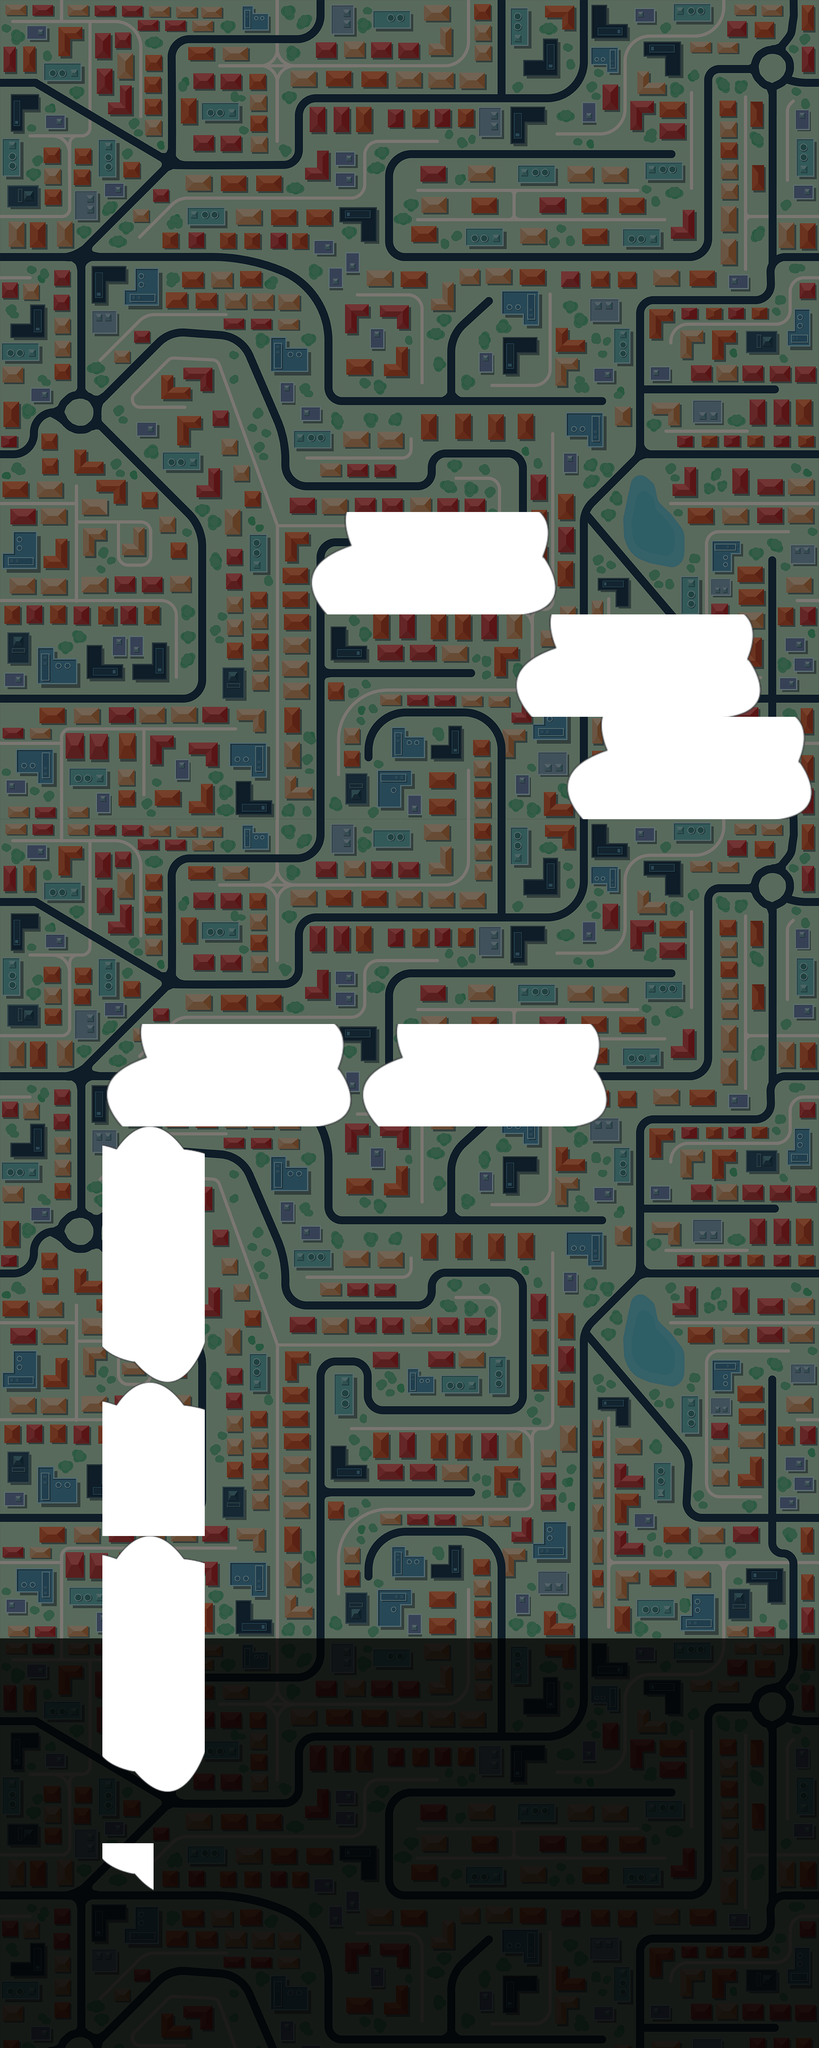

The image is a tile-based game level rendered from a .tmx file. Its description and complete source (layers, tilesets, objects, tile grids) follow:
An orthogonal 16x40 tile map with 128x128 px tiles, 2 tile layers (boundaries, clouds), 8 tilesets, 6 image layers and 5 objects (delivery point 00, drone, hunter, spawn point, airplane 0).

<map version="1.2" tiledversion="1.3.1" orientation="orthogonal" renderorder="right-up" compressionlevel="0" width="16" height="40" tilewidth="128" tileheight="128" infinite="0" nextlayerid="22" nextobjectid="118">
 <tileset firstgid="1" name="DeliveryPointTileset" tilewidth="512" tileheight="512" tilecount="1" columns="1">
  <image source="data/Delivery Point.png" width="512" height="512" />
 </tileset>
 <tileset firstgid="2" name="Airplane" tilewidth="512" tileheight="512" tilecount="1" columns="1">
  <image source="data/Airplane6.png" width="512" height="512" />
 </tileset>
 <tileset firstgid="3" name="Drone" tilewidth="335" tileheight="335" tilecount="1" columns="1">
  <image source="data/Drone - Tiled.png" width="335" height="335" />
 </tileset>
 <tileset firstgid="4" name="Hunter" tilewidth="400" tileheight="400" tilecount="1" columns="1">
  <image source="data/Female Hunter - Tiled.png" width="400" height="400" />
 </tileset>
 <tileset firstgid="5" name="Clouds Borders" tilewidth="128" tileheight="128" tilecount="64" columns="8">
  <image source="data/Clouds Border Tileset.png" width="1024" height="1024" />
 </tileset>
 <tileset firstgid="69" name="Symbols - not in game" tilewidth="128" tileheight="128" spacing="1" tilecount="1" columns="1">
  <image source="data/Symbols for Tiled.png" width="256" height="256" />
 </tileset>
 <tileset firstgid="70" name="Clouds Tileset" tilewidth="128" tileheight="128" tilecount="256" columns="16">
  <image source="data/Clouds - Spritesheet.png" width="2048" height="2048" />
 </tileset>
 <tileset firstgid="326" name="Tornado" tilewidth="300" tileheight="300" tilecount="1" columns="1">
  <image source="data/Tornado - Tiled.png" width="300" height="300" />
 </tileset>
 <imagelayer id="2" name="background image 0" opacity="0.49">
  <image source="data/map tile 2048x2048.png" width="2048" height="2048" />
 </imagelayer>
 <imagelayer id="17" name="background image 1" opacity="0.49" offsetx="2048" offsety="0">
  <image source="data/map tile 2048x2048.png" width="2048" height="2048" />
 </imagelayer>
 <imagelayer id="18" name="background image 2" opacity="0.49" offsetx="0" offsety="2048">
  <image source="data/map tile 2048x2048.png" width="2048" height="2048" />
 </imagelayer>
 <imagelayer id="19" name="background image 3" opacity="0.49" offsetx="2048" offsety="2048">
  <image source="data/map tile 2048x2048.png" width="2048" height="2048" />
 </imagelayer>
 <imagelayer id="20" name="background image 4" opacity="0.49" offsetx="0" offsety="4096">
  <image source="data/map tile 2048x2048.png" width="2048" height="2048" />
 </imagelayer>
 <imagelayer id="21" name="background image 5" opacity="0.49" offsetx="2048" offsety="4096">
  <image source="data/map tile 2048x2048.png" width="2048" height="2048" />
 </imagelayer>
 <objectgroup id="3" name="Object Layer 1">
  <object id="6" name="delivery point 00" gid="1" x="1360.12" y="648" width="512" height="512">
   <properties>
    <property name="timer" type="int" value="60" />
   </properties>
  </object>
  <object id="101" name="drone" gid="3" x="-1155.72" y="2762.35" width="335" height="335" />
  <object id="105" name="hunter" gid="4" x="550.182" y="862.425" width="400" height="400" />
  <object id="110" name="spawn point" gid="69" x="1818.66" y="829.34" width="128" height="128" rotation="-90">
   <properties>
    <property name="speed" type="float" value="200" />
   </properties>
  </object>
  <object id="111" name="airplane 0" gid="2" x="-748.06" y="1939.57" width="665.333" height="665.333" rotation="32.0003">
   <properties>
    <property name="life_time" type="float" value="17" />
    <property name="spawn_frequency_time" type="float" value="12" />
    <property name="speed" type="float" value="200" />
   </properties>
  </object>
 </objectgroup>
 <layer id="12" name="boundaries" width="16" height="40">
  <data encoding="csv">
0,0,0,0,0,0,0,0,0,0,0,0,0,0,0,0,
0,0,0,0,0,0,0,0,0,0,0,0,0,0,0,0,
0,0,0,0,0,0,0,0,0,0,0,0,0,0,0,0,
0,0,0,0,0,0,0,0,0,0,0,0,0,0,0,0,
0,0,0,0,0,0,0,0,0,0,0,0,0,0,0,0,
0,0,0,0,0,0,0,0,0,0,0,0,0,0,0,0,
0,0,0,0,0,0,0,0,0,0,0,0,0,0,0,0,
0,0,0,0,0,0,0,0,0,0,0,0,0,0,0,0,
0,0,0,0,0,0,0,0,0,0,0,0,0,0,0,0,
0,0,0,0,0,0,0,0,0,0,0,0,0,0,0,0,
0,0,0,0,0,0,0,0,0,0,0,0,0,0,0,0,
0,0,0,0,0,0,0,0,0,0,0,0,0,0,0,0,
0,0,0,0,0,0,0,0,0,0,0,0,0,0,0,0,
0,0,0,0,0,0,0,0,0,0,0,0,0,0,0,0,
0,0,0,0,0,0,0,0,0,0,0,0,0,0,0,0,
0,0,0,0,0,0,0,0,0,0,0,0,0,0,0,0,
0,0,0,0,0,0,0,0,0,0,0,0,0,0,0,0,
0,0,0,0,0,0,0,0,0,0,0,0,0,0,0,0,
0,0,0,0,0,0,0,0,0,0,0,0,0,0,0,0,
0,0,0,0,0,0,0,0,0,0,0,0,0,0,0,0,
0,0,0,0,0,0,0,0,0,0,0,0,0,0,0,0,
0,0,0,0,0,0,0,0,0,0,0,0,0,0,0,0,
0,0,0,0,0,0,0,0,0,0,0,0,0,0,0,0,
0,0,0,0,0,0,0,0,0,0,0,0,0,0,0,0,
0,0,0,0,0,0,0,0,0,0,0,0,0,0,0,0,
0,0,0,0,0,0,0,0,0,0,0,0,0,0,0,0,
0,0,0,0,0,0,0,0,0,0,0,0,0,0,0,0,
0,0,0,0,0,0,0,0,0,0,0,0,0,0,0,0,
0,0,0,0,0,0,0,0,0,0,0,0,0,0,0,0,
0,0,0,0,0,0,0,0,0,0,0,0,0,0,0,0,
0,0,0,0,0,0,0,0,0,0,0,0,0,0,0,0,
0,0,0,0,0,0,0,0,0,0,0,0,0,0,0,0,
0,0,0,0,0,0,0,0,0,0,0,0,0,0,0,0,
0,0,0,0,0,0,0,0,0,0,0,0,0,0,0,0,
0,0,0,0,0,0,0,0,0,0,0,0,0,0,0,0,
0,0,0,0,0,0,0,0,0,0,0,0,0,0,0,0,
0,0,0,0,0,0,0,0,0,0,0,0,0,0,0,0,
0,0,0,0,0,0,0,0,0,0,0,0,0,0,0,0,
0,0,0,0,0,0,0,0,0,0,0,0,0,0,0,0,
0,0,0,0,0,0,0,0,0,0,0,0,0,0,0,0
</data>
 </layer>
 <layer id="16" name="clouds" width="16" height="40">
  <data encoding="csv">
0,0,0,0,0,0,0,0,0,0,0,0,0,0,0,0,
0,0,0,0,0,0,0,0,0,0,0,0,0,0,0,0,
0,0,0,0,0,0,0,0,0,0,0,0,0,0,0,0,
0,0,0,0,0,0,0,0,0,0,0,0,0,0,0,0,
0,0,0,0,0,0,0,0,0,0,0,0,0,0,0,0,
0,0,0,0,0,0,0,0,0,0,0,0,0,0,0,0,
0,0,0,0,0,0,0,0,0,0,0,0,0,0,0,0,
0,0,0,0,0,0,0,0,0,0,0,0,0,0,0,0,
0,0,0,0,0,0,0,0,0,0,0,0,0,0,0,0,
0,0,0,0,0,0,0,0,0,0,0,0,0,0,0,0,
0,0,0,0,0,0,90,91,92,93,94,0,0,0,0,0,
0,0,0,0,0,0,106,107,108,109,110,0,0,0,0,0,
0,0,0,0,0,0,0,0,0,0,90,91,92,93,94,0,
0,0,0,0,0,0,0,0,0,0,106,107,108,109,110,0,
0,0,0,0,0,0,0,0,0,0,0,90,91,92,93,94,
0,0,0,0,0,0,0,0,0,0,0,106,107,108,109,110,
0,0,0,0,0,0,0,0,0,0,0,0,0,0,0,0,
0,0,0,0,0,0,0,0,0,0,0,0,0,0,0,0,
0,0,0,0,0,0,0,0,0,0,0,0,0,0,0,0,
0,0,0,0,0,0,0,0,0,0,0,0,0,0,0,0,
0,0,90,91,92,93,94,90,91,92,93,94,0,0,0,0,
0,0,106,107,108,109,110,106,107,108,109,110,0,0,0,0,
0,0,119,120,0,0,0,0,0,0,0,0,0,0,0,0,
0,0,135,136,0,0,0,0,0,0,0,0,0,0,0,0,
0,0,151,152,0,0,0,0,0,0,0,0,0,0,0,0,
0,0,167,168,0,0,0,0,0,0,0,0,0,0,0,0,
0,0,183,184,0,0,0,0,0,0,0,0,0,0,0,0,
0,0,119,120,0,0,0,0,0,0,0,0,0,0,0,0,
0,0,135,136,0,0,0,0,0,0,0,0,0,0,0,0,
0,0,151,152,0,0,0,0,0,0,0,0,0,0,0,0,
0,0,119,120,0,0,0,0,0,0,0,0,0,0,0,0,
0,0,135,136,0,0,0,0,0,0,0,0,0,0,0,0,
0,0,151,152,0,0,0,0,0,0,0,0,0,0,0,0,
0,0,167,168,0,0,0,0,0,0,0,0,0,0,0,0,
0,0,183,184,0,0,0,0,0,0,0,0,0,0,0,0,
0,0,0,0,0,0,0,0,0,0,0,0,0,0,0,0,
0,0,183,0,0,0,0,0,0,0,0,0,0,0,0,0,
0,0,0,0,0,0,0,0,0,0,0,0,0,0,0,0,
0,0,0,0,0,0,0,0,0,0,0,0,0,0,0,0,
0,0,0,0,0,0,0,0,0,0,0,0,0,0,0,0
</data>
 </layer>
</map>